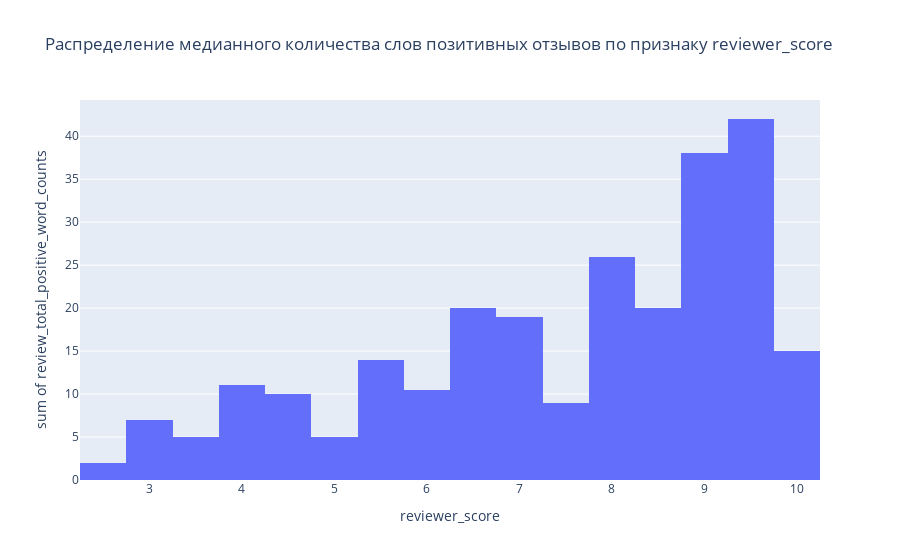

Write notebook code for a chart like this one.
### Code cell
# Подготовка даннных для построения зависимости
grouped_data_pos = hotels.groupby(
    by='reviewer_score',
    as_index=False
)['review_total_positive_word_counts'].median()

# Построение зависимости признака reviewer_score от признака review_total_positive_word_counts
px.histogram(
    grouped_data_pos, 
    x='reviewer_score', 
    y='review_total_positive_word_counts',
    title='Распределение медианного количества слов позитивных отзывов по признаку reviewer_score',
    nbins=20
)

### Figure 1 — Plotly figure (JSON) as saved in the notebook; plotly's stock layout.template omitted (floating-point values rounded to 4 significant figures)
{"data": [{"alignmentgroup": "True", "bingroup": "x", "histfunc": "sum", "hovertemplate": "reviewer_score=%{x}<br>sum of review_total_positive_word_counts=%{y}<extra></extra>", "legendgroup": "", "marker": {"color": "#636efa", "pattern": {"shape": ""}}, "name": "", "nbinsx": 20, "offsetgroup": "", "orientation": "v", "showlegend": false, "type": "histogram", "x": [2.5, 2.9, 3, 3.1, 3.3, 3.5, 3.8, 4, 4.2, 4.4, 4.5, 4.6, 5, 5.4, 5.5, 5.6, 5.8, 6, 6.3, 6.5, 6.7, 6.9, 7, 7.1, 7.5, 7.9, 8, 8.1, 8.3, 8.5, 8.8, 9, 9.2, 9.4, 9.5, 9.6, 10], "xaxis": "x", "y": [2, 3, 2, 2, 3, 2, 3, 4, 4, 3, 3, 4, 5, 5, 5, 4, 6, 4.5, 7, 6, 7, 5, 6, 8, 9, 10, 8, 8, 11, 9, 13, 11, 14, 16, 11, 15, 15], "yaxis": "y"}], "layout": {"barmode": "relative", "legend": {"tracegroupgap": 0}, "title": {"text": "Распределение медианного количества слов позитивных отзывов по признаку reviewer_score"}, "xaxis": {"anchor": "y", "domain": [0, 1], "title": {"text": "reviewer_score"}}, "yaxis": {"anchor": "x", "domain": [0, 1], "title": {"text": "sum of review_total_positive_word_counts"}}}}
